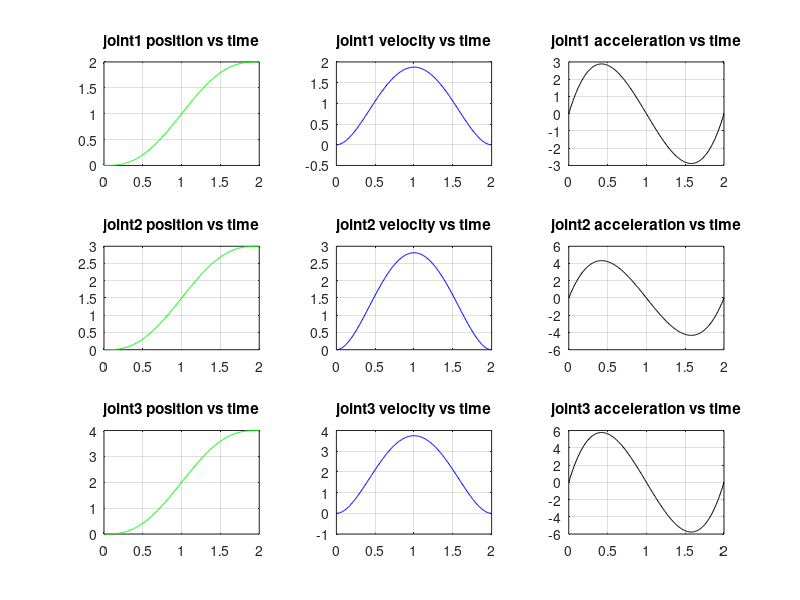

Here is the MATLAB script that generated this plot:
q10 = 0; q1f = 2; v10 = 0; v1f = 0;acc10 = 0;acc1f = 0;
q20 = 0; q2f = 3;  v20 = 0; v2f = 0; acc20 = 0;  acc2f = 0;
q30 = 0; q3f = 4;v30=0; v3f=0; acc30=0; acc3f=0;
t0=0;tf=2;
A = [1 t0 t0^2 t0^3 t0^4 t0^5
     0 1 2*t0 3*t0^2 4*t0^3 5*t0^4
     0 0 2 6*t0 12*t0^2 20*t0^3
     1 tf tf^2 tf^3 tf^4 tf^5
     0 1 2*tf 3*tf^2 4*tf^3 5*tf^4
     0 0 2 6*tf 12*tf^2 20*tf^3];
c1 = [q10;v10;acc10;q1f;v1f;acc1f];
b1 = A\c1;
% computing for joint 1
a01 = b1(1); a11 = b1(2); a21 = b1(3); a31 = b1(4); a41 = b1(5); a51 = b1(6);
t = t0:0.01:tf;
 q1 = a01+a11.*t+a21.*t.^2+a31.*t.^3+a41.*t.^4+a51.*t.^5;
 v1 = a11+2*a21.*t+3*a31.*t.^2+4*a41.*t.^3+5*a51.*t.^4;
 acc1 = 2*a21+6*a31.*t+12*a41.*t.^2+20*a51.*t.^3;
 subplot(3,3,1)
 plot(t,q1,'g-')
 title('joint1 position vs time')
 grid on
 subplot(3,3,2)
 plot(t,v1,'b-')
 title('joint1 velocity vs time')
 grid on
  subplot(3,3,3)
 plot(t,acc1,'k-')
 title('joint1 acceleration vs time')
 grid on
 % computing for joint 2
c1 = [q20;v20;acc20;q2f;v2f;acc2f];
b1 = A\c1;
% computing for joint 1
a01 = b1(1); a11 = b1(2); a21 = b1(3); a31 = b1(4); a41 = b1(5); a51 = b1(6);
t = t0:0.01:tf;
 q2 = a01+a11.*t+a21.*t.^2+a31.*t.^3+a41.*t.^4+a51.*t.^5;
 v2 = a11+2*a21.*t+3*a31.*t.^2+4*a41.*t.^3+5*a51.*t.^4;
 acc2 = 2*a21+6*a31.*t+12*a41.*t.^2+20*a51.*t.^3;
  subplot(3,3,4)
 plot(t,q2,'g-')
 title('joint2 position vs time')
 grid on
 subplot(3,3,5)
 plot(t,v2,'b-')
 title('joint2 velocity vs time')
 grid on
 subplot(3,3,6)
 plot(t,acc2,'k-')
 title('joint2 acceleration vs time')
 grid on
 % computing for joint 3
 c1 = [q30;v30;acc30;q3f;v3f;acc3f];
b1 = A\c1;
a01 = b1(1); a11 = b1(2); a21 = b1(3); a31 = b1(4); a41 = b1(5); a51 = b1(6);
t = t0:0.01:tf;
 q3 = a01+a11.*t+a21.*t.^2+a31.*t.^3+a41.*t.^4+a51.*t.^5;
 v3 = a11+2*a21.*t+3*a31.*t.^2+4*a41.*t.^3+5*a51.*t.^4;
 acc3 = 2*a21+6*a31.*t+12*a41.*t.^2+20*a51.*t.^3;
 subplot(3,3,7)
 plot(t,q3,'g-')
 title('joint3 position vs time')
 grid on
 subplot(3,3,8)
 plot(t,v3,'b-')
 title('joint3 velocity vs time')
 grid on
 subplot(3,3,9)
 plot(t,acc3,'k-')
 title('joint3 acceleration vs time')
 grid on